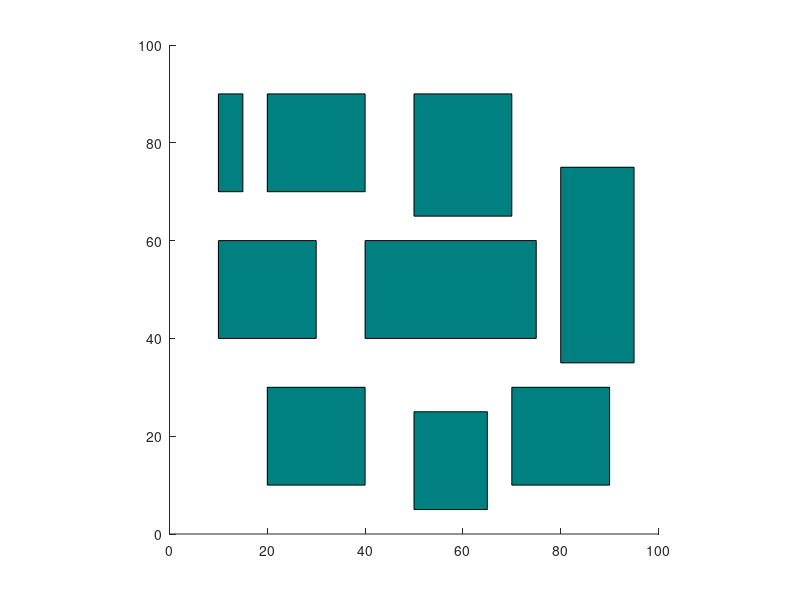

MATLAB code to generate this figure: (Note: this script raises an error after producing the figure.)

%%%%%%%%%%%%%%%%%%%%%%%%%%%%%%%%%%%%%%%%%%%%%%%%%%%%%%%%%%%%%%%%%%%%%%%%%%%
%
% ECE8743 Advanced Robotics
% Visibility Graph based robot global path planning for static obstacles
% Evloved from Aditya Jain's codes
%
% Configued in Environment 1/2/3
%
%%%%%%%%%%%%%%%%%%%%%%%%%%%%%%%%%%%%%%%%%%%%%%%%%%%%%%%%%%%%%%%%%%%%%%%%%%%
%
%
%
clc
close all
clear
tic
%% Defining environment variables
start = [4,4];     % start position
goal = [90, 85];   % goal position
n = 2;             % no. of obstacles

%% Defining the grid
figure

%%% 3rd Config
rectangle('Position',[20 10 20 20], 'FaceColor',[0 .5 .5])% creates a rectangle  [x y w h]
axis([0 100 0 100])
axis square
rectangle('Position',[70 10 20 20], 'FaceColor',[0 .5 .5])
rectangle('Position',[10 40 20 20], 'FaceColor',[0 .5 .5])
rectangle('Position',[20 70 20 20], 'FaceColor',[0 .5 .5])
rectangle('Position',[50 5 15 20], 'FaceColor',[0 .5 .5])
rectangle('Position',[40 40 35 20], 'FaceColor',[0 .5 .5])
rectangle('Position',[10 70 5 20], 'FaceColor',[0 .5 .5])
rectangle('Position',[50 65 20 25], 'FaceColor',[0 .5 .5])
rectangle('Position',[80 35 15 40], 'FaceColor',[0 .5 .5])

% Plotting start position
circles(start(1), start(2),2, 'facecolor','green')

% Plotting goal position
circles(goal(1), goal(2),2, 'facecolor','yellow')

%% initialising the hash map

%%% 3rd Config
keys = {'a', 'b', 'c', 'd', 'e', 'f', 'g', 'h', 'i', 'j', 'k', 'l', 'm', 'n', 'o', 'p', 'q', 'r', 's', 't', 'u', 'v', 'w', 'x', 'y', 'z', 'aa', 'ab', 'ac', 'ad', 'ae', 'af', 'ag', 'ah', 'ai', 'aj', 'ak', 'al'};
values = {start, [20,10], [20,30], [40,30], [40,10], [50,5], [50,25], [65,25], [65,5], [70,10], [70,30], [90,30], [90,10], [10,40], [10,60], [30,60], [30,40], [40,40], [40,60], [75,60], [75,40], [80,35], [80,75], [95,75], [95,35], [10,70], [10,90], [15,90], [15,70], [20,70], [20,90], [40,90], [40,70], [50,65], [50,90], [70,90], [70,65], goal};
%%%%%%%%%%%%%%%%%

Map = containers.Map(keys, values);
len = Map.values;
Map('j');


%% Building all the obstacle edges
length = size(keys);    % this contains the number of nodes

edges = [];

for i = 2:(length(2)-2)   
        temp = [values{1,i}(1), values{1,i+1}(1), values{1,i}(2), values{1,i+1}(2)];
        edges = vertcat(edges, temp);                
end


% Removing edges which are not obstacle edges
sizeEdges = size(edges);
i = 4;
while i < (sizeEdges(1)-1)
    [edges,ps] = removerows(edges,'ind',i);
    sizeEdges = size(edges);
    i = i + 3;
end

% Adding 1 edge pair in each obstacle which were not added in the earlier
% for loop
i = 2;
while i < length(2)-2    
    temp = [values{1,i}(1), values{1,i+3}(1), values{1,i}(2), values{1,i+3}(2)];
    edges = vertcat(edges, temp);
    i = i + 4;    
end


%% Calculating the valid edges and adding them to the graph
ledgeSize = size(edges);
noEdges = ledgeSize(1);

G = graph();

for i = 1:length(2)    
    for j = (i + 1):length(2)        
        % find equation of the edge to be checked
        p1 = values{1,i};
        q1 = values{1,j};
        m1 = (q1(2)-p1(2))/(q1(1)-p1(1));
        c1 = p1(2) - m1*(p1(1));
        %%%%%%%%%%%%
    
        flag = 1;    % flag to check if the edge has any intersection with any other edge;
                     % '1' means no intersection
        % need to compare with the edges   
        for k = 1:noEdges
            
            ed = edges(k,:);            
            m2 = (ed(4) - ed(3))/(ed(2) - ed(1));
            if(ed(2)==ed(1))
                m2 = 1e+10;
            end
            c2 = ed(3) - m2*ed(1);  
            
            if m1==m2 %% ignoring 
                t = 1;
            else
                
                %%%%%%
                temp1 = ed(3) - m1*ed(1) - c1;
                temp2 = ed(4) - m1*ed(2) - c1;
                
                temp3 = p1(2) - m2*p1(1) - c2;
                temp4 = q1(2) - m2*q1(1) - c2;
                
                if (sign(temp1) ~= sign(temp2)) &&  sign(temp1)~=0 && sign(temp2)~=0 && (sign(temp3) ~= sign(temp4)) &&  sign(temp3)~=0 && sign(temp4)~=0
                    flag = 0;
                    break
                end
                %%%%%%
            end

        end
        if flag==1
            G = addedge(G,keys{i}, keys{j});
        end
                
    end    
end

%% Removing the diagonals of the obstacle from the visible edges
length = size(keys);    % this contains the number of nodes
i = 2;

while i < (length(2)-2)
    
    G = rmedge(G,keys{i}, keys{i+2});
    G = rmedge(G,keys{i+1}, keys{i+3});
    i = i + 4;
end

% G = rmedge(G,keys{15}, keys{32});
% G = rmedge(G,keys{14}, keys{33});
% G = rmedge(G,keys{15}, keys{4});
% G = rmedge(G,keys{14}, keys{5});
% G = rmedge(G,keys{10}, keys{25});
% G = rmedge(G,keys{9}, keys{12});

%% Plotting all the visible edges

visEd = G.Edges;  % this has the visible edges
sizeEd = size(G.Edges);

for i=1:sizeEd(1)
   x = visEd(i,1);
   xx = x{1,1};
   p1 = Map(xx{1,1});
   p2 = Map(xx{1,2});
   xpoints = [p1(1,1), p2(1,1)];
   ypoints = [p1(1,2), p2(1,2)];
   hold on
   plot(xpoints, ypoints, 'b')
end

%% finding the shortest path in the graph and printing it 

path = shortestpath(G, keys{1}, keys{length(2)});
pathSize = size(path);

totalDis = 0;    % this will contain the total distance in units for the final selected path

for i=1:pathSize(2)-1
    p1 = Map(path{i});
    p2 = Map(path{i+1});
    
    totalDis = totalDis + EuclDist(p1,p2);
    
    xpoints = [p1(1,1), p2(1,1)];
    ypoints = [p1(1,2), p2(1,2)];
    hold on
    plot(xpoints, ypoints, 'k', 'LineWidth', 3)
    title('Visibility Graph')
end

toc
totalDis
%%%%%%%%%%%%%% end %%%%%%%%%%%%%%%%%%%%%%%%%%%%%%%%%%%
